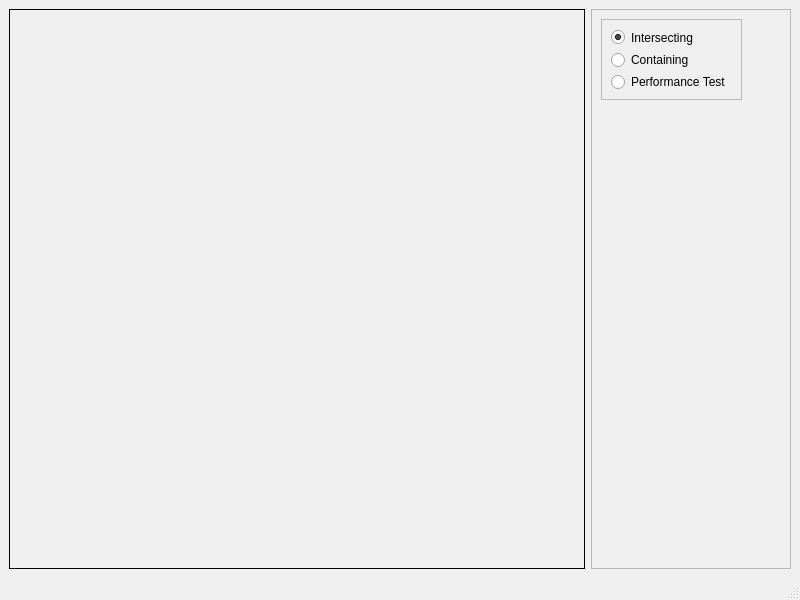
<?xml version="1.0" encoding="UTF-8"?>
<ui version="4.0">
 <class>ExampleScene</class>
 <widget class="QMainWindow" name="ExampleScene">
  <property name="geometry">
   <rect>
    <x>0</x>
    <y>0</y>
    <width>800</width>
    <height>600</height>
   </rect>
  </property>
  <property name="windowTitle">
   <string>ExampleScene</string>
  </property>
  <widget class="QWidget" name="centralwidget">
   <layout class="QGridLayout" name="gridLayout">
    <item row="0" column="0">
     <widget class="QFrame" name="SceneWidget">
      <property name="frameShape">
       <enum>QFrame::Box</enum>
      </property>
      <property name="frameShadow">
       <enum>QFrame::Plain</enum>
      </property>
     </widget>
    </item>
    <item row="0" column="1">
     <widget class="QFrame" name="frame">
      <property name="maximumSize">
       <size>
        <width>200</width>
        <height>16777215</height>
       </size>
      </property>
      <property name="frameShape">
       <enum>QFrame::StyledPanel</enum>
      </property>
      <property name="frameShadow">
       <enum>QFrame::Raised</enum>
      </property>
      <widget class="QFrame" name="frame_2">
       <property name="geometry">
        <rect>
         <x>10</x>
         <y>10</y>
         <width>141</width>
         <height>81</height>
        </rect>
       </property>
       <property name="frameShape">
        <enum>QFrame::StyledPanel</enum>
       </property>
       <property name="frameShadow">
        <enum>QFrame::Raised</enum>
       </property>
       <layout class="QVBoxLayout" name="verticalLayout">
        <item>
         <widget class="QRadioButton" name="intersecting_radioButton">
          <property name="text">
           <string>Intersecting</string>
          </property>
          <property name="checked">
           <bool>true</bool>
          </property>
         </widget>
        </item>
        <item>
         <widget class="QRadioButton" name="containing_radioButton">
          <property name="text">
           <string>Containing</string>
          </property>
         </widget>
        </item>
        <item>
         <widget class="QRadioButton" name="performanceTest_radioButton">
          <property name="text">
           <string>Performance Test</string>
          </property>
         </widget>
        </item>
       </layout>
      </widget>
     </widget>
    </item>
   </layout>
  </widget>
  <widget class="QMenuBar" name="menubar">
   <property name="geometry">
    <rect>
     <x>0</x>
     <y>0</y>
     <width>800</width>
     <height>21</height>
    </rect>
   </property>
  </widget>
  <widget class="QStatusBar" name="statusbar"/>
 </widget>
 <resources/>
 <connections/>
</ui>
